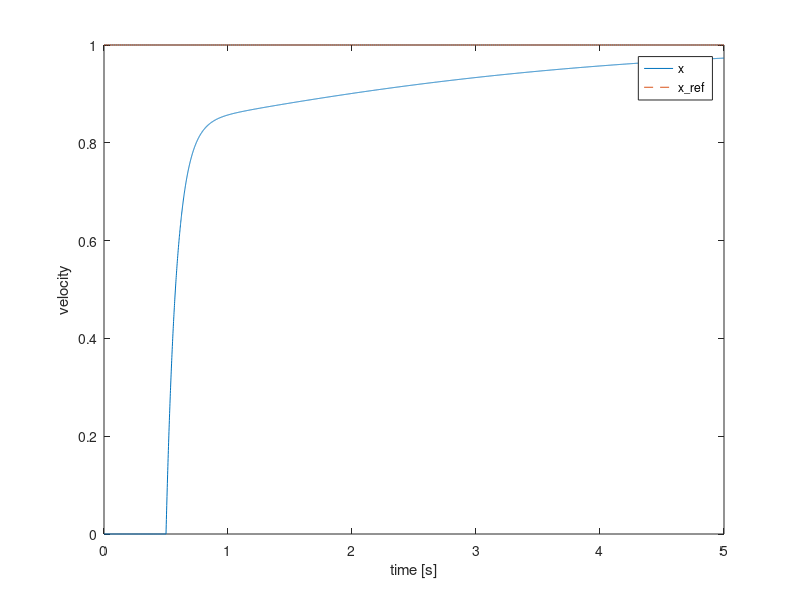
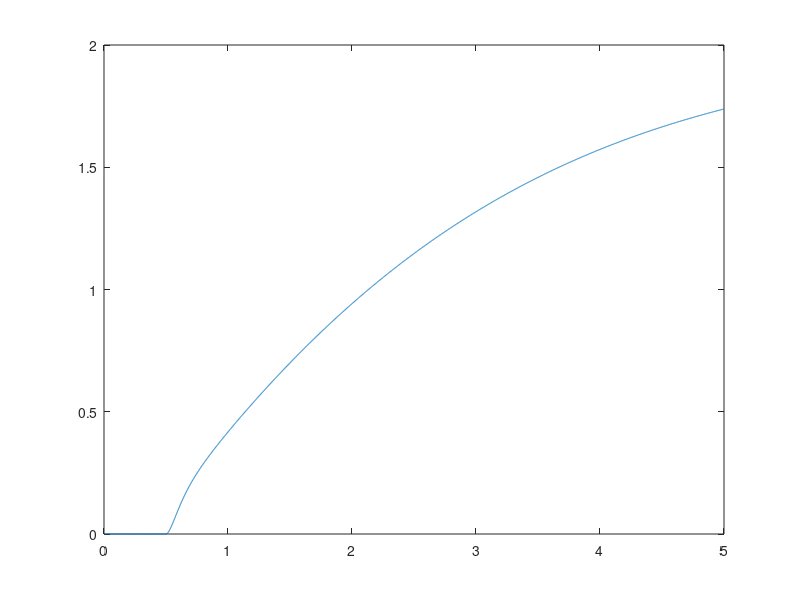

Reproduce these figures in MATLAB, in order. (Note: this script raises an error after producing the figures.)
% Parameters
dt = 0.001;
T  = 5.0;
steps = floor(T/dt);

a_true = 2.0;
K      = 10.0;
gamma  = 5.0;

x     = 0.0;
a_hat = 0.0;

x_hist = zeros(steps,1);
a_hist = zeros(steps,1);

for k = 1:steps
    t  = (k-1)*dt;
    if t > 0.5
        x_ref = 1.0;
    else
        x_ref = 0.0;
    end

    e   = x - x_ref;
    u_fb = -K * e;
    u_ff = a_hat * x;
    u    = u_fb + u_ff;

    x_dot = u - a_true * x;
    x = x + dt * x_dot;

    a_hat = a_hat - gamma * e * x * dt;

    x_hist(k) = x;
    a_hist(k) = a_hat;
end

% Plot (optional)
figure; plot((0:steps-1)*dt, x_hist, (0:steps-1)*dt, x_hist*0 + 1.0, '--');
xlabel('time [s]'); ylabel('velocity'); legend('x','x\_ref');

figure; plot((0:steps-1)*dt, a_hist); hold on;
yline(a_true,'--','a\_true');
xlabel('time [s]'); ylabel('a\_hat');
legend('a\_hat','a\_true');
      
